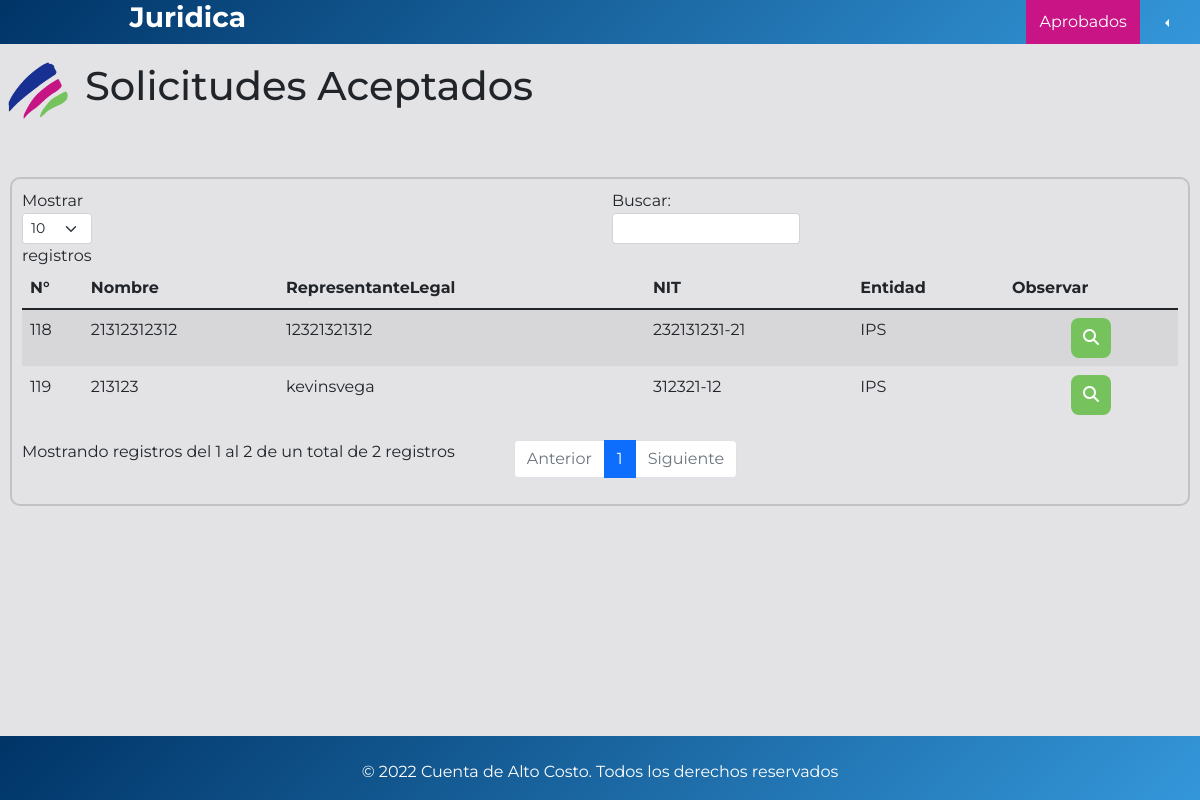
Page /admin/web/pag/aceptados.php (signed in) on the committed database.
### tables this page shows
CREATE TABLE `usuarios` (
  `IdUsuario` int(11) NOT NULL,
  `CC` varchar(50) DEFAULT NULL,
  `NombreCompleto` varchar(150) NOT NULL,
  `Clave` varchar(250) NOT NULL,
  `TipoUser` varchar(50) DEFAULT NULL,
  `Correo` varchar(100) NOT NULL
);

CREATE TABLE `solicitudes` (
  `IdSolicitud` int(11) NOT NULL,
  `IdTipoEntidad` int(11) NOT NULL,
  `NIT` varchar(15) NOT NULL,
  `NumVNIT` varchar(2) NOT NULL,
  `Nombre` varchar(100) NOT NULL,
  `RepresentanteLegal` varchar(100) NOT NULL,
  `Cargo` varchar(100) DEFAULT NULL,
  `Correo` varchar(100) NOT NULL,
  `Telefono` varchar(15) NOT NULL,
  `FechaCreacion` datetime NOT NULL,
  `IdAsignadoA` int(11) NOT NULL,
  `IdEstado` int(11) NOT NULL,
  `CodigoRem` varchar(100) DEFAULT NULL,
  `FechaJuridica` varchar(100) NOT NULL,
  `FechaSISCAC` varchar(100) NOT NULL
);

CREATE TABLE `tipoentidad` (
  `IdTipoEntidad` int(11) NOT NULL,
  `DescripcionEntidad` varchar(150) NOT NULL
);

### admin/modelo/autenticaruser.php (called while the page is built, shortened)
<?php
if(empty($_SESSION['id']) || empty($_SESSION['usuario'])){
    echo "<script>alert('No has iniciado sesion, porfavor logearse')</script>";
    session_destroy();
    echo "<script>window.location.replace('../../index.php')</script>";
    exit;
}else{
$id =  $_SESSION['id'];
$varsesion = $_SESSION['usuario'];
$varQuery ="SELECT * FROM usuarios WHERE idUsuario=$id";
$res =  mysqli_query($conn,$varQuery);
if($varsesion == null || $varsesion = '' ||  mysqli_num_rows($res)==0){
    echo "<script>alert('No has iniciado sesion, porfavor logearse')</script>";
    session_destroy();
    echo "<script>window.location.replace('../../index.php')</script>";
    exit;
}else{
    while ($fila= mysqli_fetch_array($res)) {
        $TipoUser = $fila['TipoUser'];
    }
}
}
?>

### admin/web/pag/aceptados.php (the view, shortened to what this page needs)
<?php
include '../../modelo/conn.php';
include '../../modelo/autenticaruser.php';
?>
<!DOCTYPE html>
<html lang="en">
<head>
    <link href="https://cdn.jsdelivr.net/npm/bootstrap@5.1.3/dist/css/bootstrap.min.css" rel="stylesheet"
>
    <link rel="stylesheet" href="../../web/css/reload.css">
    <link rel="stylesheet" href="../../web/css/nav.css">
    <link rel="stylesheet" href="../../web/css/footer.css">
    <link rel="stylesheet" href="../../web/css/tablas.css">
    <link rel="stylesheet" href="../../web/css/styles.css">
</head>
<body style="
font-family: 'Montserrat', sans-serif;">
    <section>
        <?php include('nav.php')?>
    </section>
    <section>
        <div class="tituloConsultas">
            <img src="../../img/simbolo_cac_color.png" alt="" style="width:60px;">
            <h1>Solicitudes Aceptados</h1>
        </div>
        <div class="Container-Tables">
            <div class="BordeTabla">
                <table id="Tablas" class="table table-striped" style="width:100%">
                    <thead class="sticky-md-top ">
                        <tr class="tablaCol">
                            <th>N°</th>
                            <th>Nombre</th>
                            <th>RepresentanteLegal</th>
                            <th>NIT</th>
                            <th>Entidad</th>
                            <th>Observar</th>
                        </tr>
                    </thead>
                    <tbody>
                        <?php
                    $query ="SELECT DISTINCT s.IdSolicitud, t.DescripcionEntidad,s.NIT,s.NumVNIT,s.Nombre,s.RepresentanteLegal,s.Cargo,s.Correo,s.Telefono,s.FechaCreacion,s.IdEstado FROM solicitudes s INNER JOIN tipoentidad t  ON s.IdTipoEntidad = t.IdTipoEntidad WHERE IdEstado = 2";
                    $res = mysqli_query($conn, $query);
                    while ($row = mysqli_fetch_array($res)) { ?>
                        <tr class="columnas">
                            <td><?php echo $row['IdSolicitud']; ?></td>
                            <td><?php echo $row['Nombre']; ?></td>
                            <td><?php echo $row['RepresentanteLegal']; ?></td>
                            <td><?php echo $row['NIT']."-".$row['NumVNIT'] ?></td>
                            <td><?php echo $row['DescripcionEntidad']; ?></td>
                            <td>
                                <form action="infoaceptados.php" method="POST">
                                    <center>
                                        <button type="submit" class="btn_buscar">
                                            <i class="fas fa-search icono"></i>
                                        </button>
                                    </center>
                                </form>
                            </td>
                            <?php }
                    ?>
                        </tr>
                    </tbody>
                </table>
            </div>
        </div>
    </section>
    <footer>
    </footer>
    <link rel="stylesheet" type="text/css" href="https://cdn.datatables.net/v/bs5/dt-1.11.4/datatables.min.css" />
</body>
</html>

### admin/web/pag/nav.php (shortened to what this page needs)
<nav class="navbar navbar-expand-lg navbar-dark menu contenedorLink">
    <div class="container-fluid ">
        <h3 class="tituloNav">
            <?php echo "$TipoUser" ?>
        </h3>
        <div class="collapse navbar-collapse justify-content-end " id="navbarSupportedContent">
            <ul class="navbar-nav ul">
                <li class="nav-item  navegar">
                    <a class="" href="aceptados.php">Aprobados</a>
                </li>
                <div class="btn-group dropstart">
                    <button type="button" class="inputRe  dropdown-toggle" data-bs-toggle="dropdown"
                        aria-expanded="false">
                    </button>
                </div>
            </ul>
        </div>
    </div>
</nav>

### admin/web/css/nav.css (style rules this page uses)
.inputRe { color: white; border: none; background: none; margin-left: 5px; margin-right: 5px; padding: 10px; border-radius: 4px; transition: .5s; }
.menu { background: rgb(0,52,103); background: -moz-linear-gradient(-45deg, rgba(0,52,103,1) 0%, rgba(52,151,218,1) 100%); background: -webkit-linear-gradient(-45deg, rgba(0,52,103,1) 0%,rgba(52,151,218,1) 100%); background: linear-gradient(135deg, rgba(0,52,103,1) 0%,rgba(52,151,218,1) 100%); filter: progid:DXImageTransform.Microsoft.gradient( startColorstr='#003467', endColorstr='#3497da',GradientType=1 ); }
.tituloNav { padding-left: 10%; color: white; font-weight: bold; }
.contenedorLink { padding: 0; margin: 0; }
.navegar { width: 100%; padding: 10px; margin: 0px; }
.navegar a { padding: 13px; color:white; text-decoration: none; }
.active { background: #c91486; }

### admin/web/css/footer.css (style rules this page uses)
footer { position: absolute; text-align: center; bottom: 0; width: 100%; height: 100Wpx; color: white; }
footer { background: rgb(0,52,103); background: -moz-linear-gradient(-45deg, rgba(0,52,103,1) 0%, rgba(52,151,218,1) 100%); background: -webkit-linear-gradient(-45deg, rgba(0,52,103,1) 0%,rgba(52,151,218,1) 100%); background: linear-gradient(135deg, rgba(0,52,103,1) 0%,rgba(52,151,218,1) 100%); filter: progid:DXImageTransform.Microsoft.gradient( startColorstr='#003467', endColorstr='#3497da',GradientType=1 ); }

### admin/web/css/tablas.css (style rules this page uses)
.Container-Tables { border: solid 2px #c2c2c2; border-radius: 10px; margin: 10px; padding: 10px; }
.tituloConsultas { margin: 8px; padding: 10px 0px 40px 0px; display: inline-flex; }
.tituloConsultas h1 { padding-left: 17px; }

### admin/web/css/styles.css (style rules this page uses)
* { padding: 0px; margin: 0px; }
body { padding: 0; margin: 0; box-sizing: border-box; font-family: 'Montserrat', sans-serif; background: rgb(227, 227, 230); }
.btn_buscar { background: #76C35E; border: none; padding: 8px 12px 8px 12px; border-radius: 8px; color:white; transition: .1s; }
html { min-height: 100%; position: relative; }
body { margin: 0; margin-bottom: 100px; }

### rows in the picture
usuarios: TipoUser "Juridica"
solicitudes: IdSolicitud "118", Nombre "21312312312", RepresentanteLegal "12321321312", NIT "232131231", NumVNIT "21", IdTipoEntidad.DescripcionEntidad "IPS"
solicitudes: IdSolicitud "119", Nombre "213123", RepresentanteLegal "kevinsvega", NIT "312321", NumVNIT "12", IdTipoEntidad.DescripcionEntidad "IPS"
